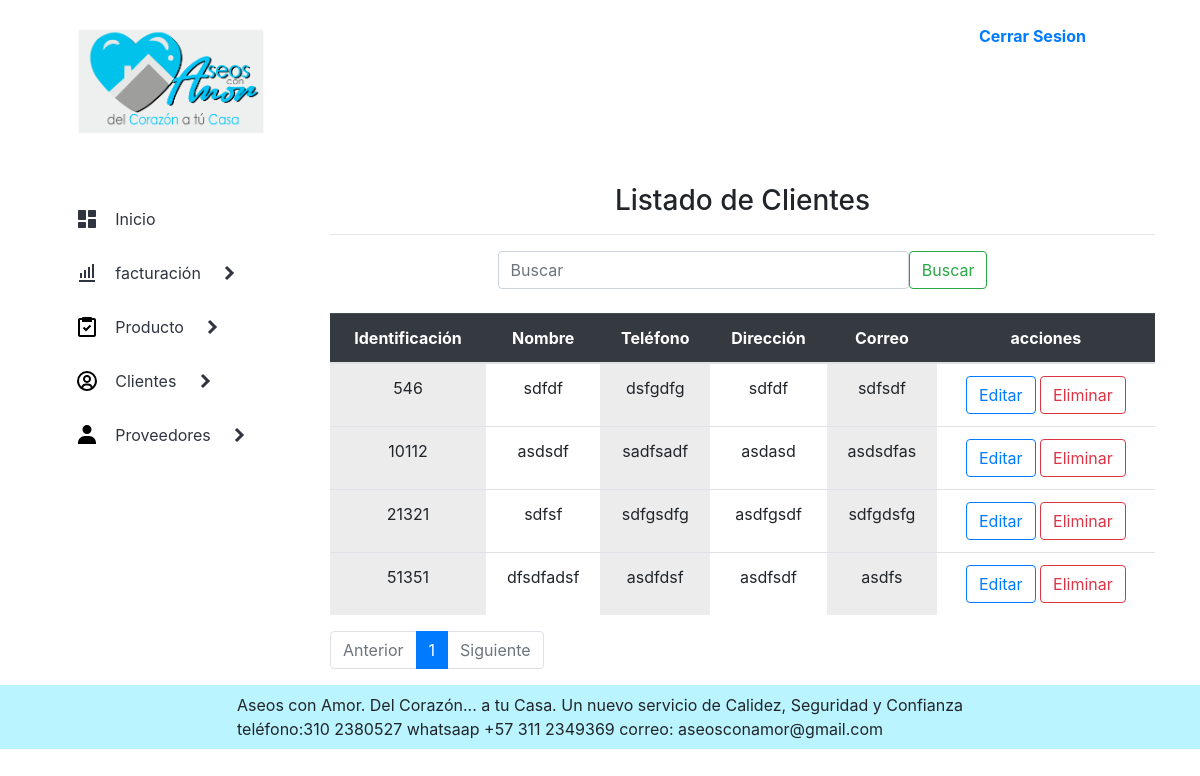
Screenshot of /vista/formularios/formulario_listado_cliente.php?pagina=1 (signed in) with the database file from the repository.
### tables this page shows
CREATE TABLE `cliente` (
  `id_cliente` int(12) NOT NULL,
  `nombre_cliente` varchar(50) NOT NULL,
  `telefono_cliente` varchar(30) NOT NULL,
  `direccion_cliente` varchar(50) NOT NULL,
  `correo_cliente` varchar(50) NOT NULL
);

### vista/formularios/formulario_listado_cliente.php (the view, shortened to what this page needs)
<!doctype html>
 <?php
		include_once("../../modelo/logica/conexion.php");
	?>
<html lang="en">
  <head>
    <link rel="stylesheet" href="../css/estilos3.css">
    <link rel="stylesheet" href="https://stackpath.bootstrapcdn.com/bootstrap/4.3.1/css/bootstrap.min.css">
  </head>
  <body>
     <?php include('../estructura/header.php'); ?>
	 <?php
	 $sql='SELECT*FROM cliente';
	 $sentencia=$pdo->prepare($sql);
	 $sentencia->execute();
	 $resultado = $sentencia->fetchAll();
	$cliente_x_pagina = 5;
	$total_cliente_db = $sentencia->rowCount();
	$paginas= $total_cliente_db/5;
	$paginas = ceil($paginas);
	 ?>
            <section>
                <?php include('../estructura/menu.php'); ?>
                 <div class="col pt-3 ">
                    <h3 class="text-center"> Listado de Clientes </h3><hr>
 						<div class=" container col-md-8"
                            nav class="navbar navbar-light bg-light  ">
                              <div class="container-fluid">
                                <form class="d-flex" method="get" action="">
                                <input class="form-control me-2" type="search" name="buscador" placeholder="Buscar" aria-label="Search"><br>
                                <button class="btn btn-outline-success "  type="submit" name="enviar">Buscar</button>
                                </form>
                              </div>
                            </div><br>
				<form class="text-center" method="POST" name="form-work" action="../../modelo/logica/eliminarUsuarios.php">
					<div class="table responsive">
						<table class="table table-hover">
								<thead class="table-dark">
									<tr>
										<th scope="col">Identificación</th>
										<th scope="col">Nombre</th>
										<th scope="col">Teléfono</th>
										<th scope="col">Dirección</th>
										<th scope="col">Correo</th>
										<th scope="col">acciones</th>
									</tr>
								</thead>
								<tbody class="">
								<?php
									$iniciar=($_GET['pagina']-1)*$cliente_x_pagina;
									$sql_clientes = 'SELECT*FROM cliente LIMIT :iniciar,:ncliente';
									$sentencia_clientes = $pdo->prepare($sql_clientes);
									$sentencia_clientes->bindParam(':iniciar', $iniciar, PDO::PARAM_INT);
									$sentencia_clientes->bindParam(':ncliente', $cliente_x_pagina, PDO::PARAM_INT);
									$sentencia_clientes->execute();
									$resultado_clientes=$sentencia_clientes->fetchAll();
									?>
								<?php  foreach ($resultado_clientes as $filas):?>
									<tr>
										<td class="table-active"><?php echo $filas['id_cliente'] ?></td>
										<td> <?php echo $filas['nombre_cliente'] ?> </td>
										<td class="table-active"> <?php echo $filas['telefono_cliente'] ?> </td>
										<td> <?php echo $filas['direccion_cliente'] ?> </td>
										<td class="table-active"> <?php echo $filas['correo_cliente'] ?> </td>
										<td>
										<button type="button" class="btn btn-outline-primary" data-bs-toggle="modal" data-bs-target="#editarcliente" data-bs-whatever="@mdo">Editar</button>
										<a href="../../modelo/logica/eliminarUsuarios.php?id=<?php echo $filas['id_cliente'];?>" class="btn  btn-outline-danger" role="button" data-bs-target="button">Eliminar</a>
										</td>
									</tr>
									<?php
								endforeach;
								?>
								</tbody>
						</table>
                        </form>
					</div>
					<nav  aria-label="Page navigation example"  >
  <ul class="pagination ml-auto">
    <li class="page-item <?php echo $_GET['pagina']<=1? 'disabled': '' ?> " >
		<a class="page-link" href="formulario_listado_cliente.php?pagina=<?php echo $_GET['pagina']-1  ?>">Anterior</a></li>
	<?php for($i=0;$i<$paginas;$i++):?>
    <li class="page-item <?php echo $_GET['pagina']==$i+1 ? 'active' : '' ?>"><?php ?>
		<a class="page-link" href="formulario_listado_cliente.php?pagina=<?php echo $i+1 ?>"><?php echo $i+1 ?></a></li>
	<?php endfor;?>
    <li class="page-item
	<?php echo $_GET['pagina']>=$paginas? 'disabled': '' ?> "> <a class="page-link" href="formulario_listado_cliente.php?pagina=<?php echo $_GET['pagina']+1  ?>">Siguiente</a></li>
  </ul>
</nav>
				</div>
            </section>
            <?php include('../estructura/footer.php'); ?>
</body>
</html>

### vista/css/estilos3.css (style rules this page uses)
* { margin left:0; padding: 0px; box-sizing: border-box; }
body { background: #BCEBFF; font-family: 'Poppins', sans-serif; }

### rows the page displays
cliente: id_cliente "546", nombre_cliente "sdfdf", telefono_cliente "dsfgdfg", direccion_cliente "sdfdf", correo_cliente "sdfsdf"
cliente: id_cliente "10112", nombre_cliente "asdsdf", telefono_cliente "sadfsadf", direccion_cliente "asdasd", correo_cliente "asdsdfas"
cliente: id_cliente "21321", nombre_cliente "sdfsf", telefono_cliente "sdfgsdfg", direccion_cliente "asdfgsdf", correo_cliente "sdfgdsfg"
cliente: id_cliente "51351", nombre_cliente "dfsdfadsf", telefono_cliente "asdfdsf", direccion_cliente "asdfsdf", correo_cliente "asdfs"
